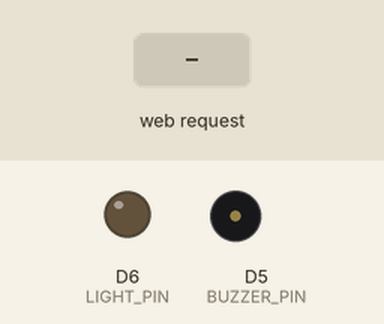
The sketch below on a simulated ESP8266 (NodeMCU). Shown: output pins drawn as LEDs (lit = HIGH), buzzer (waves = sounding, pin HIGH). Inputs (shaded band) come from the test bench. WiFi joins after 1.5 s; servers stay silent unless stated; uploads are accepted with an empty reply; random numbers use the default seed unless the sketch sets one; what the sketch prints to the serial monitor is not drawn.

Above: at 3.2 s.
3.3 s: HTTP request GET /buzz?buzzs=1 received
At 4.0 s:
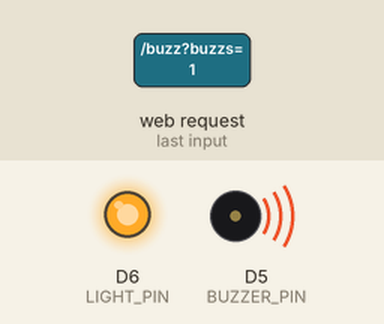
5.0 s: HTTP request GET /buzz?buzzs=0 received
At 7.0 s:
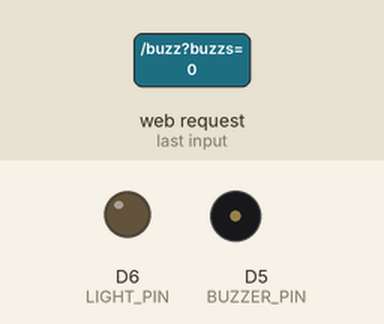
7.3 s: HTTP request GET /buzz?buzzs=120 received
At 9.0 s:
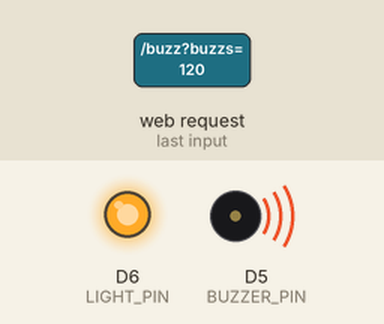
Timing chart, 0 to 10.5 s (numbered marks = the images above; inputs shaded):
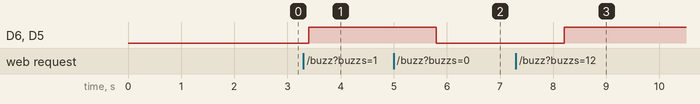

The sketch:

sketch_apr2b.ino
```cpp
#include <Wire.h>
#include <ESP8266WiFi.h>
#include <ESP8266HTTPClient.h>
#include <ESP8266WebServer.h>  // Correct header for ESP8266

// Dummy sensor data
float orgLat = 37.7749;
float orgLong = -122.4194;
float orgHeartRate = 75.0;
float orgSpO2 = 98.0;

// WiFi credentials
const char* ssid = "project12345";
const char* password = "project12345";

// Pins for buzzer and light
const int BUZZER_PIN = D5;  // Use actual GPIO pin numbers (e.g., D5 = GPIO14)
const int LIGHT_PIN  = D6;  // D6 = GPIO12

// Web server on port 80
ESP8266WebServer server(80);

// Handle /buzz?buzzs=0 or 1
void handleBuzzControl() {
  if (server.hasArg("buzzs")) {
    int buzzState = server.arg("buzzs").toInt();
    digitalWrite(BUZZER_PIN, buzzState ? HIGH : LOW);
    digitalWrite(LIGHT_PIN, buzzState ? HIGH : LOW);

    String response = "{\"status\": \"ok\", \"buzzs\": " + String(buzzState) + "}";
    server.send(200, "application/json", response);
  } else {
    server.send(400, "application/json", "{\"error\": \"Missing buzzs param\"}");
  }
}

void setup() {
  Serial.begin(115200);
  pinMode(BUZZER_PIN, OUTPUT);
  pinMode(LIGHT_PIN, OUTPUT);
  digitalWrite(BUZZER_PIN, LOW);
  digitalWrite(LIGHT_PIN, LOW);

  WiFi.begin(ssid, password);
  Serial.print("Connecting to WiFi");
  while (WiFi.status() != WL_CONNECTED) {
    delay(1000);
    Serial.print(".");
  }
  Serial.println("\nConnected to WiFi");
  Serial.println(WiFi.localIP());

  server.on("/buzz", handleBuzzControl);
  server.begin();
  Serial.println("HTTP server started");
}

void loop() {
  // Sensor POST to Flask
  if (WiFi.status() == WL_CONNECTED) {
    WiFiClient client;
    HTTPClient http;
    String serverUrl = "http://192.168.99.61:5000/update";

    http.begin(client, serverUrl);
    http.addHeader("Content-Type", "application/json");

    String jsonData = "{ \"gps_lat\": " + String("11.8275079") +
                      ", \"gps_long\": " + String("79.7827223") +
                      ", \"heart_rate\": " + String(orgHeartRate) +
                      ", \"spo2\": " + String(orgSpO2) + " }";

    int httpResponseCode = http.POST(jsonData);

    if (httpResponseCode > 0) {
      String response = http.getString();
      Serial.println("Response from server: " + response);
    } else {
      Serial.println("Error in HTTP request");
    }
    http.end();
  }

  orgHeartRate = 60 + random(0, 40);
  orgSpO2 = 95 + random(0, 5);

  // Handle HTTP requests
  server.handleClient();

  delay(1000);
}
```

Measured:
- after the input at 3.3 s, D6 (LIGHT_PIN), D5 (BUZZER_PIN): LOW → HIGH after 0.10 s
- after the input at 5.0 s, D6 (LIGHT_PIN), D5 (BUZZER_PIN): HIGH → LOW after 0.80 s
- after the input at 7.3 s, D6 (LIGHT_PIN), D5 (BUZZER_PIN): LOW → HIGH after 0.91 s
